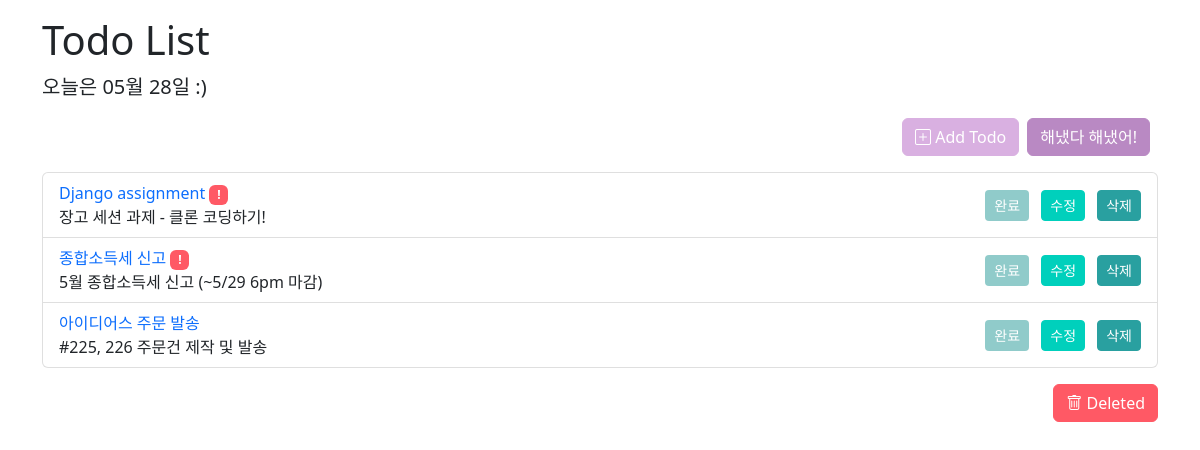
/todo/, run on an earlier commit of the app's database.
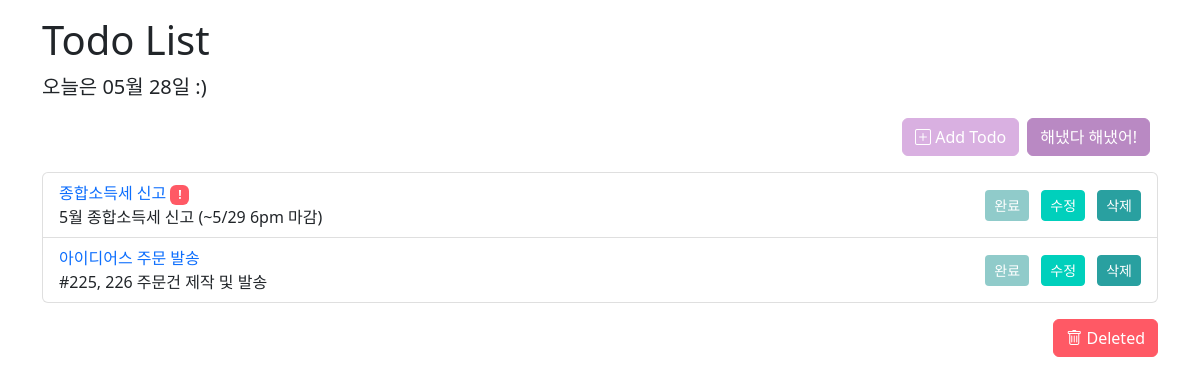
And on a later commit of the database.
### todo/models.py (models this page shows, shortened)
class Todo(models.Model):
    title = models.CharField(max_length=100)
    description = models.TextField(blank=True)
    created = models.DateTimeField(auto_now_add=True)
    complete = models.BooleanField(default=False)
    important = models.BooleanField(default=False)
    complete = models.BooleanField(default=False)

### todo/views.py (the view)
# urls.py: path('', views.todo_list, name='todo_list'),
def todo_list(request):
    todos = Todo.objects.filter(complete=False)
    now = datetime.now()
    return render(request, 'todo/todo_list.html',{'todos': todos, 'now':now})

### todo/templates/todo/todo_list.html (shortened to what this page needs)
<!DOCTYPE html>
<html lang="en">
<head>
    <link href="https://cdn.jsdelivr.net/npm/bootstrap@5.2.3/dist/css/bootstrap.min.css" rel="stylesheet">
    <link rel="stylesheet" href="https://cdn.jsdelivr.net/npm/bootstrap-icons@1.8.0/font/bootstrap-icons.css">
</head>
<body>
    <div class="container">
        <div class="mt-3">
          <h1>Todo List</h1>
          <p class="lead">{{ now|date:"오늘은 m월 d일 :)" }}</p>
        </div>
        <div class="d-flex justify-content-end">
            <a href="{% url 'todo_post' %}" class="btn add btn-primary me-2"><i class="bi bi-plus-square"></i> Add Todo</a>
            <a href="{% url 'done_list' %}" class="btn donedone btn-primary me-2">해냈다 해냈어!</a>
        </div>
        <ul class="list-group mt-3">
            {% for todo in todos %}
            <li class="list-group-item d-flex justify-content-between align-items-center">
                <div>
                    <a href="{% url 'todo_detail' pk=todo.pk %}" class="text-decoration-none">{{ todo.title }}</a>
                    {% if todo.important %}
                        <span class="badge bg-custom">!</span>
                    {% endif %}
                    <p class="mb-0">{{ todo.description }}</p>
                </div>
                <div>
                    <a href="{% url 'todo_done' pk=todo.pk %}" class="btn done btn-sm me-2">완료</a>
                    <a href="{% url 'todo_edit' pk=todo.pk %}" class="btn edit btn-primary btn-sm me-2">수정</a>
                    <form action="{% url 'todo_delete' pk=todo.pk %}" method="post" style="display: inline;">
                        <button type="submit" class="btn delete btn-danger btn-sm">삭제</button>
                    </form>
                </div>
            </li>
            {% endfor %}
        </ul>
        <div class="mt-3 d-flex justify-content-end">
            <a href="{% url 'deleted_list' %}" class="btn deleted btn-danger"><i class="bi bi-trash"></i> Deleted</a>
        </div>
    </div>
</body>
</html>

What changed in the data, as far as the page shows it:
no longer on this page (row edited): Todo: title "Django assignment", description "장고 세션 과제 - 클론 코딩하기!"
